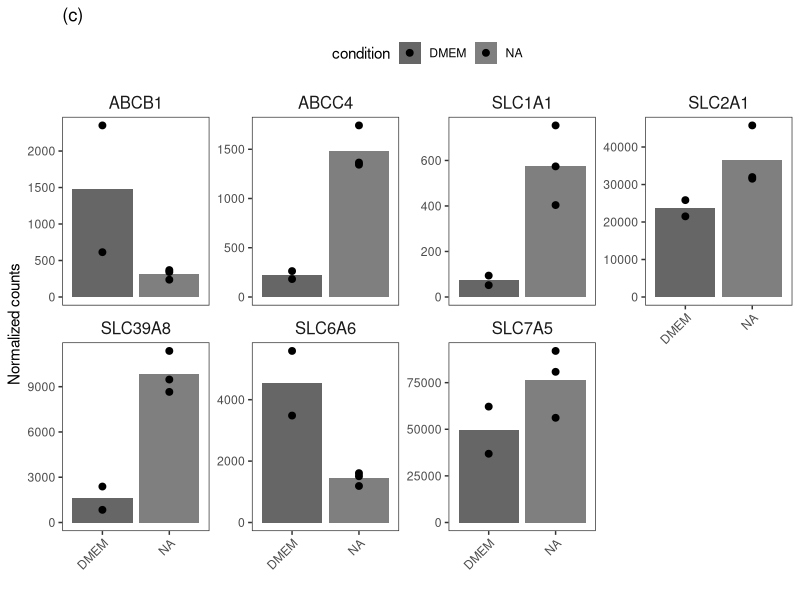

Reproduce this figure in R.
# Load required libraries
library(ggplot2)
library(dplyr)
library(tidyr)
library(readr)

# Read the table4 data
table4 <- read.csv("./data/table4.csv", row.names=1)

# List of transporters we want to analyze
transporters <- c("ABCB1", "ABCC4", "SLC1A1", "SLC2A1", 
                 "SLC6A6", "SLC7A5", "SLC39A8")

# Filter for our transporters of interest
transporter_data <- table4 %>%
  filter(hgnc_symbol %in% transporters)

# Extract and reshape normalized count columns
normalized_counts <- transporter_data %>%
  select(hgnc_symbol, 
         contains("normalized")) %>%
  pivot_longer(
    cols = contains("normalized"),
    names_to = "sample",
    values_to = "count"
  ) %>%
  # Clean up sample names and add condition
  mutate(
    condition = case_when(
      grepl("DMEM", sample) ~ "DMEM",
      grepl("TF-NB", sample) ~ "NB"
    )
  )

# Create the plot
transporter_plot <- ggplot(normalized_counts, 
                          aes(x = condition, y = count, fill = condition)) +
  # Bar for mean value
  stat_summary(fun = mean, 
              geom = "bar", 
              position = position_dodge(width = 0.9)) +
  # Error bars for mean ± standard deviation
  stat_summary(fun.data = mean_sdl, 
              geom = "errorbar", 
              position = position_dodge(width = 0.9), 
              width = 0.2) +
  # Individual data points
  geom_point(position = position_dodge(width = 0.9), 
             size = 2, 
             color = "black") +
  # Facet by gene with free y-scales
  facet_wrap(~hgnc_symbol, scales = "free_y", ncol = 4) +
  # Use grey scale for DMEM (filled) and NB (empty)
  scale_fill_manual(values = c("DMEM" = "grey40", "NB" = "white")) +
  # Customize theme
  theme_bw() +
  theme(
    panel.grid.major = element_blank(),
    panel.grid.minor = element_blank(),
    strip.background = element_blank(),
    strip.text = element_text(size = 12),
    axis.text.x = element_text(angle = 45, hjust = 1),
    legend.position = "top",
    plot.title = element_text(hjust = 0)
  ) +
  # Labels
  labs(
    y = "Normalized counts",
    x = "",
    title = "(c)"
  )

# Print summary statistics
summary_stats <- normalized_counts %>%
  group_by(hgnc_symbol, condition) %>%
  summarise(
    mean = mean(count),
    sd = sd(count),
    n = n(),
    .groups = "drop"
  )
print(summary_stats)

# Save the plot
ggsave("./data/plots/transporter_plot_from_table4.png", 
       transporter_plot, 
       width = 10, 
       height = 8, 
       dpi = 300) 